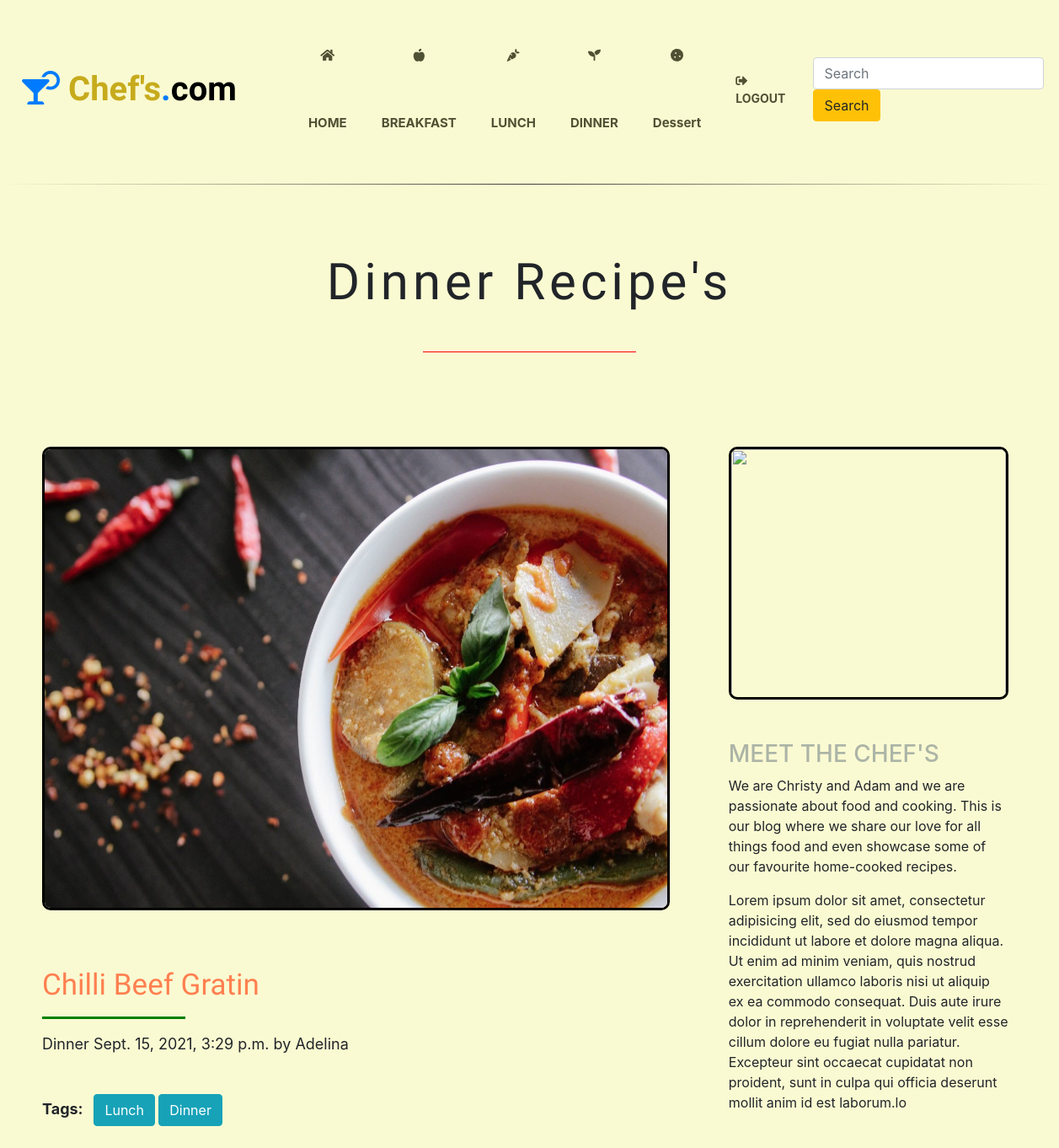
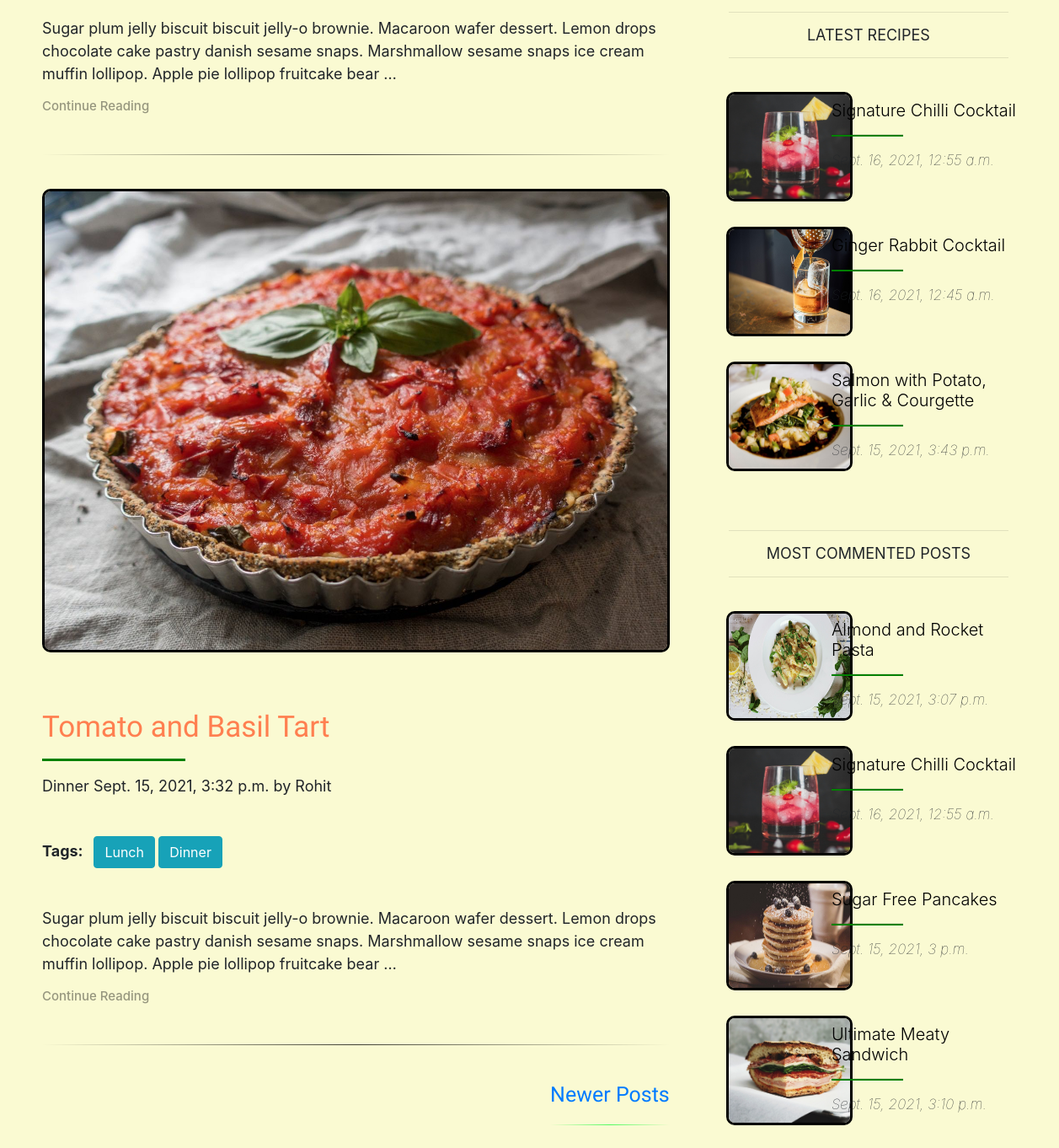
Screenshot of /dinner/ with the database file from the repository (2 pictures, top to bottom).
### testApp/models.py (models this page shows, shortened)
class Post(models.Model):
    STATUS_CHOICES = (('draft', 'Draft'), ('published', 'Published'))
    title = models.CharField(max_length=500)
    category = models.CharField(max_length=500)
    slug = models.SlugField(max_length=500, unique_for_date='publish')
    author = models.ForeignKey(User, related_name='blog_post',null=True, on_delete=models.CASCADE)
    user_detail = models.TextField()
    user_image = models.ImageField(upload_to='post_img',max_length=500,default=None,null=True,blank=True)
    body = models.TextField()
    publish = models.DateTimeField(default=timezone.now)
    created = models.DateTimeField(auto_now_add=True)
    updated = models.DateTimeField(auto_now=True)
    status = models.CharField(max_length=10,choices=STATUS_CHOICES,default='draft')
    image = models.ImageField(upload_to='post_img',max_length=500,default=None,null=True,blank=True)
    objects = CustomManager()
    tags = TaggableManager()
    class Meta:
        ordering = [
            'publish',
        ]
    def get_absolute_url(self):
        return reverse('post_detail',args=[self.publish.year,self.publish.strftime('%m'),self.publish.strftime('%d'), self.slug])

### testApp/views.py (the view)
# urls.py: path('dinner/', views.dinner_view),
def dinner_view(request, tag_slug=None):
    post_list = Post.objects.all().filter(category='Dinner')
    tag = None
    if tag_slug:
        tag = get_object_or_404(Tag, slug=tag_slug)
        post_list = post_list.filter(tags__in=[tag])
    paginator = Paginator(post_list, 2)
    page_number = request.GET.get('page')
    try:
        post_list = paginator.page(page_number)
    except PageNotAnInteger:
        post_list = paginator.page(1)
    except EmptyPage:
        post_list = paginator.page(paginator.num_pages)
    return render(request, 'testApp/category.html', {'post_list': post_list, 'tag': tag})

### testApp/models.py (called while the page is built)
    def get_queryset(self):
        return super().get_queryset().filter(status='published')

### testApp/templatetags/blog_tags.py (called while the page is built)
@register.inclusion_tag('testApp/latest_posts.html')
def show_latest_posts(count=3):
    latest_posts = Post.objects.order_by('-publish')[:count]
    return {'latest_posts':latest_posts}

@register.simple_tag()
def get_most_commented_posts(count=4):
    return Post.objects.annotate(total_comments=Count('comments')).order_by('-total_comments')[:count]

### templates/testApp/category.html (shortened to what this page needs)
{% extends 'testApp/base.html'%}
{% load static %}
{% load blog_tags %}
{% block home_block %}
{% for post in post_list %}
{% if forloop.counter == 1 %}
<div class="jumbotron" id='j_detail'>
  <h1>{{post.category}} Recipe's</h1>
  <hr class="hr1">
</div>
{% endif %}
{% endfor %}
{% endblock %}
{% block content_block %}
{% for post in post_list %}
<img class="img1" src="/media/{{post.image}}" alt=""><br><br><br>
<a href="{{ post.get_absolute_url }}" class="anchor">
  <h1 class="display-4">{{post.title}}</h1>
</a>
<hr class="hr2">
<p>{{post.category}} {{post.publish}} by {{post.author|title}}</p>
<p class="tagp">Tags:&nbsp&nbsp{% for tag in post.tags.all %}
  <a id="taga" href="{% url 'tag_view' tag.slug %}" class="btn btn-info">{{tag.name|title}}</a>
  {% endfor %}
</p>
<p>{{post.body|truncatewords:30}}</p>
<a href="{{ post.get_absolute_url }}">
  <h3>Continue Reading</h3>
</a><br>
<hr class="hr3"><br>
{% endfor %}
{% include 'testApp/pagination.html' with page=post_list%}
{% endblock %}
{% block sidebar_block %}
<img class="img2" src="https://images.unsplash.com/photo-1556909114-f6e7ad7d3136?ixid=MnwxMjA3fDB8MHxwaG90by1wYWdlfHx8fGVufDB8fHx8&ixlib=rb-1.2.1&auto=format&fit=crop&w=1050&q=80" alt=""><br><br><br>
<h3>MEET THE CHEF'S</h3>
<p>We are Christy and Adam and we are passionate about food and cooking. This is our blog where we share our love for all things food and even showcase some of our favourite home-cooked recipes.</p>
<p>Lorem ipsum dolor sit amet, consectetur adipisicing elit, sed do eiusmod tempor incididunt ut labore et dolore magna aliqua. Ut enim ad minim veniam, quis nostrud exercitation ullamco laboris nisi ut aliquip ex ea commodo consequat. Duis aute
  irure dolor in reprehenderit in voluptate velit esse cillum dolore eu fugiat nulla pariatur. Excepteur sint occaecat cupidatat non proident, sunt in culpa qui officia deserunt mollit anim id est laborum.lo</p>
<br>
<hr>
<h5 class="lh5">LATEST RECIPES</h5>
<hr><br>
{% show_latest_posts %}<br>
<hr>
<h5 class="lh5">MOST COMMENTED POSTS</h5>
<hr><br>
{% get_most_commented_posts as most_commented_posts %}
{% for post in most_commented_posts %}
<div class="latest">
  <div class="row">
    <div class="col-sm" id="ldiv1">
      <img class="limg" src="/media/{{post.image}}" alt="">
    </div>
    <div class="col-sm" id="ldiv2">
      <a class="latesta" href="{{ post.get_absolute_url }}">
        <h5 class="lh6">{{post.title}}</h5>
        <hr class="lhr">
      </a>
      <p class="lpublish">{{post.publish}}</p>
    </div>
  </div>
</div>
{% endfor %}
{% endblock %}

### templates/testApp/latest_posts.html
{% for post in latest_posts %}
<div class="latest">
  <div class="row">
    <div class="col-sm" id="ldiv1">
      <img class="limg" src="/media/{{post.image}}" alt="">
    </div>
    <div class="col-sm" id="ldiv2">
      <a class="latesta" href="{{ post.get_absolute_url }}">
        <h5 class="lh6">{{post.title}}</h5>
        <hr class="lhr">
      </a>
      <p class="lpublish">{{post.publish}}</p>
    </div>
  </div>
</div>
{%endfor%}

### static/css/foody.css (style rules this page uses)
.content .display-4 { font-size: 35px; }
.content .anchor { color: rgb(176, 22, 22); font-family: 'Carter One', cursive; }
.content h1 { color: coral; font-family: 'Carter One', cursive; }
.col-sm { margin-left: 5px; padding: 50px; height: 400px; font-size: 40px; }
.content p { font-size: 18px; }
.img1 { height: 550px; width: 100%; border: 3px solid black; border-radius: 10px; }
.img2 { height: 300px; width: 100%; padding-right: 0px; border: 3px solid black; border-radius: 10px; }
#j_detail { background-color: lightgoldenrodyellow; }
#j_detail h1 { padding-top: 0px; padding-bottom: 30px; text-align: center; font-family: 'Carter One', cursive; font-size: 60px; letter-spacing: 5px; }
.hr1 { margin-top: 1rem; margin-bottom: 1rem; border: 0; border-top: 1px solid red; margin-left: 470px; margin-right: 470px; }
.hr2 { margin-top: 1rem; margin-bottom: 1rem; border: 0; border-top: 3px solid green; margin-right: 575px; }
.content h3 { color: rgba(0, 0, 0, 0.4); font-size: 15px; }
.hr3 { border: 0; height: 1px; background-image: linear-gradient(to right, rgba(0, 0, 0, 0), rgba(0, 0, 0, 0.75), rgba(0, 0, 0, 0)); }
h3 { color: rgba(158, 167, 159, 0.85); }
#taga { margin-bottom: 30px; margin-top: 30px; }
.tagp { font-weight: bold; }
.limg { height: 130px; width: 150px; border: 3px solid black; border-radius: 10px; }
#ldiv1 { padding: 0px; margin-left: 12px; margin-right: 0px; }
#ldiv2 { padding: 0px; float: left; margin-left: -100px; margin-top: 10px; }
.lh5 { font-weight: 400; font-size: 18px; text-align: center; }
.lh6 { font-weight: 300; }
.lhr { border-bottom: 2px solid green; margin-right: 140px; }
.lpublish { font-size: 17px; font-style: italic; font-weight: lighter; }
.latest { margin-bottom: -250px; }
.latesta { color: black; font-weight: 300; }
h1 { padding-top: 20px; }
.bd { background-color: lightgoldenrodyellow; }

### rows the page displays
Post: category "Dinner", image (picture), title "Chilli Beef Gratin", publish "Sept. 15, 2021, 3:29 p.m.", author "Adelina", body "Sugar plum jelly biscuit biscuit jelly-o brownie. Macaroon wafer dessert. Lemon drops chocolate cake pastry danish sesame snaps. Marshmallow sesame snaps ice cream muffin lollipop. Apple pie lollipop fruitcake bear …"
Tag: name "Lunch"
Tag: name "Dinner"
Post: image (picture), title "Tomato and Basil Tart", category "Dinner", publish "Sept. 15, 2021, 3:32 p.m.", author "Rohit", body "Sugar plum jelly biscuit biscuit jelly-o brownie. Macaroon wafer dessert. Lemon drops chocolate cake pastry danish sesame snaps. Marshmallow sesame snaps ice cream muffin lollipop. Apple pie lollipop fruitcake bear …"
Post: image (picture), title "Signature Chilli Cocktail", publish "Sept. 16, 2021, 12:55 a.m."
Post: image (picture), title "Ginger Rabbit Cocktail", publish "Sept. 16, 2021, 12:45 a.m."
Post: image (picture), title "Salmon with Potato, Garlic & Courgette", publish "Sept. 15, 2021, 3:43 p.m."
Post: image (picture), title "Almond and Rocket Pasta", publish "Sept. 15, 2021, 3:07 p.m."
Post: image (picture), title "Sugar Free Pancakes", publish "Sept. 15, 2021, 3 p.m."
Post: image (picture), title "Ultimate Meaty Sandwich", publish "Sept. 15, 2021, 3:10 p.m."
